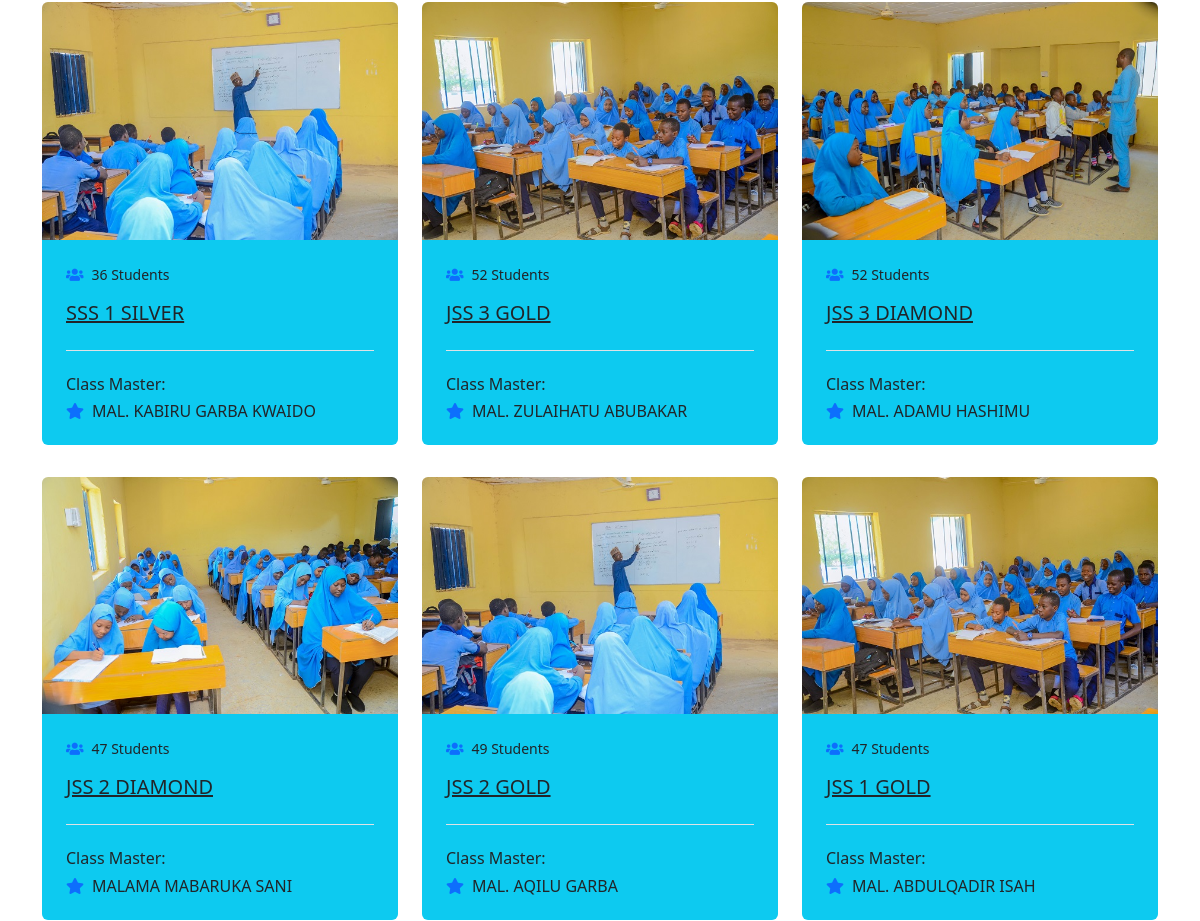
Before: /classes/ (middle part) with the older database file.
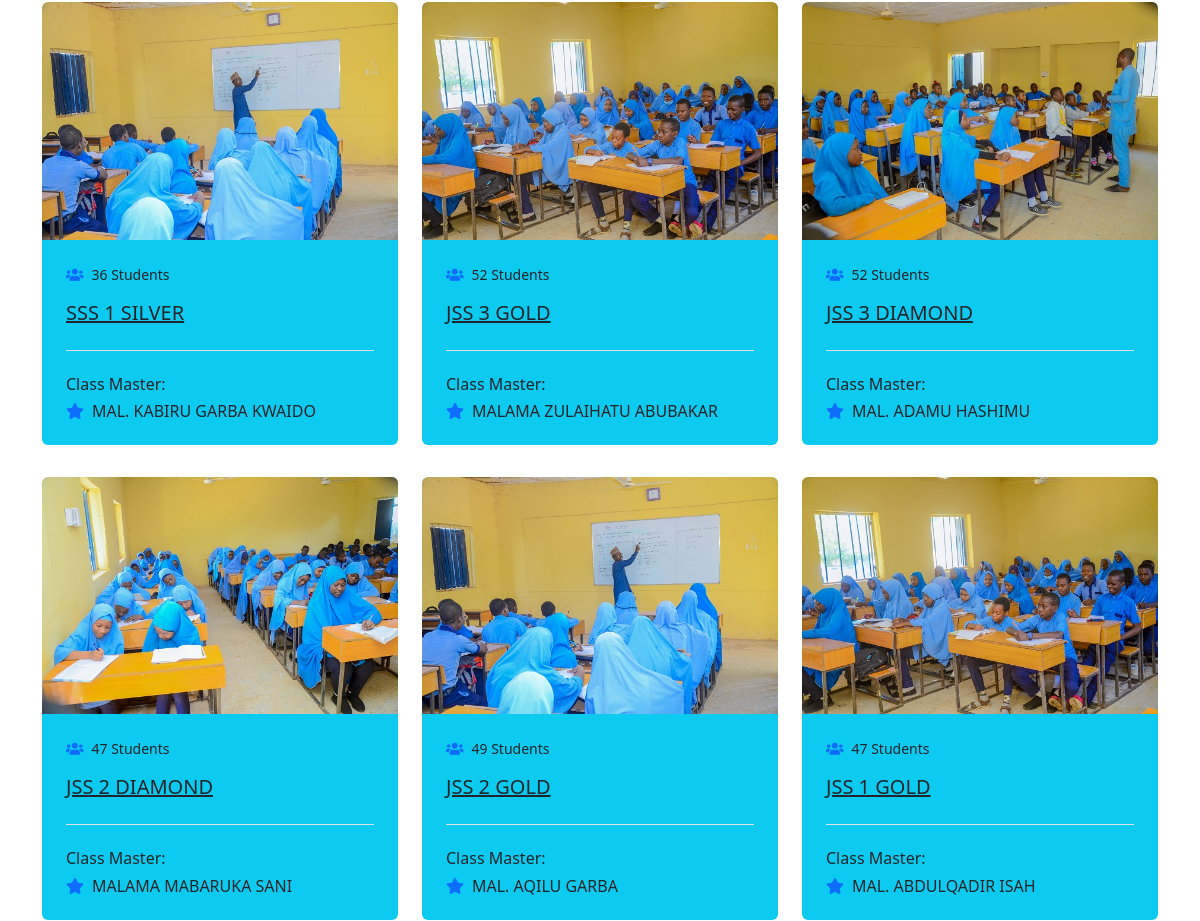
After: the same page with the newer database file.
### base/models.py (models this page shows, shortened)
class Classe(models.Model):
    name = models.CharField(max_length=200)
    description = models.CharField(max_length=200)
    master = models.CharField(max_length=200, null=True, blank=True)
    detail = models.TextField(null=True, blank=True)
    snumber = models.IntegerField(null=True, blank=True)
    pict = models.ImageField(null=True, blank=True, default="course-5.jpeg")
    Created = models.DateTimeField(auto_now_add=True)

### base/views.py (the view)
# urls.py: path('classes/', views.classes, name="Classes"),
def classes(request):
    clss = Classe.objects.all()
    context = {'clss':clss}
    return render(request, 'base/class.html', context)

### base/templates/base/class.html (shortened to what this page needs)
{% extends 'main.html' %}
{% load static %}
{% block content %}
    <div class="container-fluid py-5">
        <div class="container py-5">
            <div class="row">
                {% for cl in clss %}
                <div class="col-lg-4 col-md-6 mb-4">
                    <div class="rounded overflow-hidden mb-2">
                        <img class="img-fluid" src="{{cl.pict.url}}" alt="">
                        <div class="bg-info p-4">
                            <div class="d-flex justify-content-between mb-3">
                                <small class="m-0"><i class="fa fa-users text-primary mr-2"></i>{{cl.snumber}} Students</small>
                            </div>
                            <a class="h5" href="">{{cl.name}}</a>
                            <div class="border-top mt-4 pt-4">
                                <h6>Class Master:</h6>
                                <div class="d-flex justify-content-between">
                                    <h6 class="m-0"><i class="fa fa-star text-primary mr-2"></i>{{cl.master}}<small></small></h6>
                                </div>
                            </div>
                        </div>
                    </div>
                </div>
                {% endfor %}
            </div>
        </div>
    </div>
{% endblock content %}

Changed rows visible on the page:
changed Classe "JSS 3 GOLD": master "MAL. ZULAIHATU ABUBAKAR" → "MALAMA ZULAIHATU ABUBAKAR"
